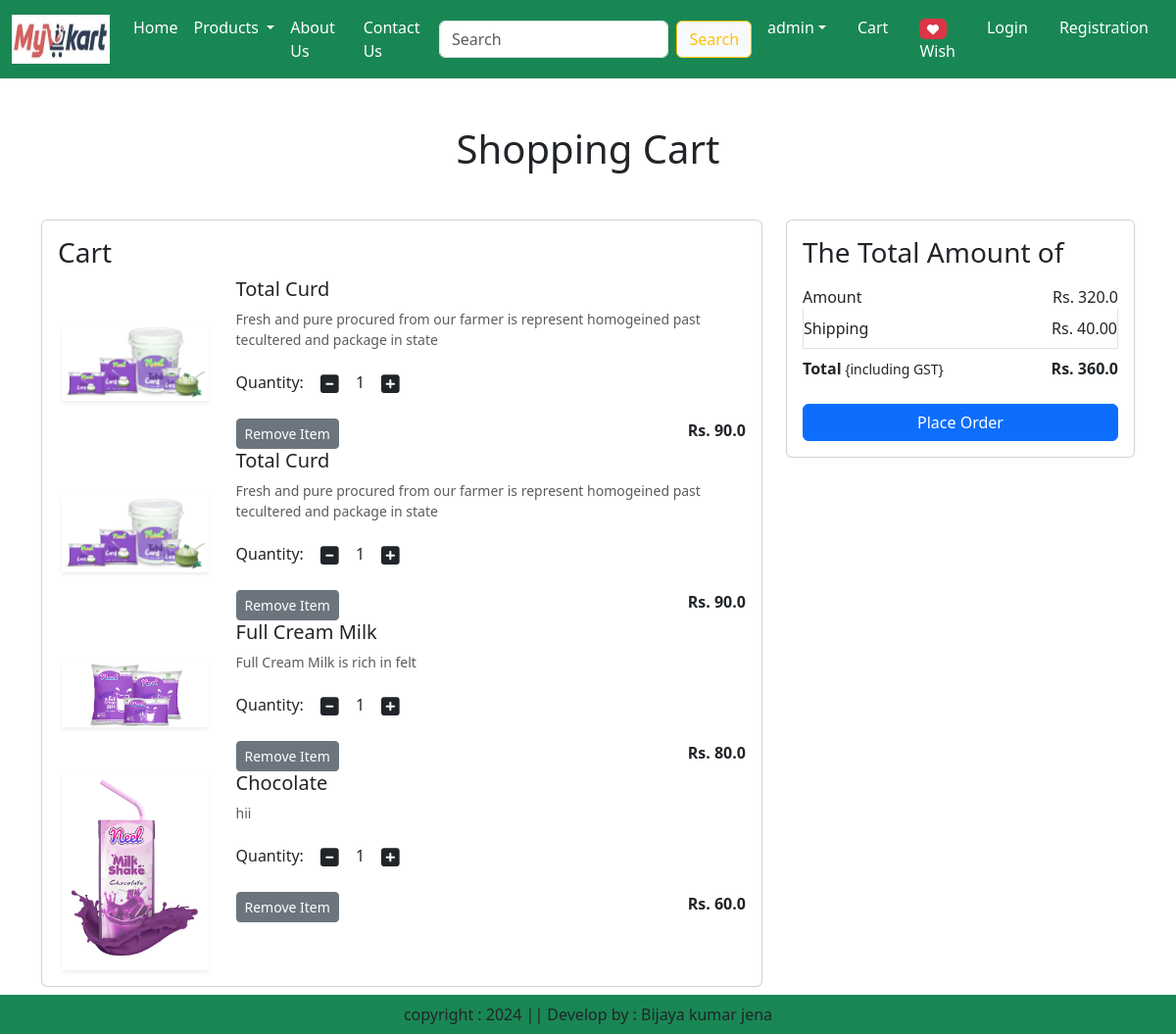
The app's page /cart/ (signed in) with its own data.
### app/models.py (models this page shows, shortened)
class Cart(models.Model):
    user = models.ForeignKey(User, on_delete=models.CASCADE)
    product = models.ForeignKey(Product, on_delete=models.CASCADE)
    quantity = models.PositiveIntegerField(default=1)

class Product(models.Model):
    title = models.CharField(max_length=100)
    selling_price = models.FloatField()
    discounted_price = models.FloatField()
    description = models.TextField()
    composition = models.TextField(default = '')
    prodapp = models.TextField(default = "")
    category = models.CharField(choices = CATEGORY_CHOICES, max_length=2)
    product_image = models.ImageField(upload_to = 'product')

### app/views.py (the view)
# urls.py: path('cart/', views.show_cart, name='showcart'),
@login_required
def show_cart(request):
    user = request.user
    cart = Cart.objects.filter(user=user)
    amount = 0
    for p in cart:
        value = p.quantity * p.product.discounted_price
        amount = amount + value
    totalamount = amount + 40
    return render(request, 'app/addtocart.html', locals())

### app/templates/app/addtocart.html (shortened to what this page needs)
{% extends "app/base.html" %}
{% load static %}
{% block main-content %}
    <div class="container my-5">
        <div class="row">
            {% if cart %}
                <h1 class="text-center mb-5">Shopping Cart</h1>
                <div class="col-sm-8">
                    <div class="card">
                        <div class="card-body">
                            <h3>Cart</h3>
                            {% for item in cart %}
                                <div class="row">
                                    <div class="col-sm-3 text-center align-self-center">
                                        <img src="{{item.product.product_image.url}}" alt="" srcset="" class="img-fluid img-thubnail shadow-sm" height="150" width="150">
                                    </div>
                                    <div class="col-sm-9">
                                        <div>
                                            <h5>{{item.product.title}}</h5>
                                            <p class="mb-2 text-muted small">{{item.product.description}}</p>
                                            <div class="my-3">
                                                <label for="quantity">Quantity:</label>
                                                <a class="minus-cart btn" pid={{item.product.id}} href=""><i class="fas fa-minus-square fa-lg"></i></a>
                                                <span id="quantity">{{item.quantity}}</span>
                                                <a class="plus-cart btn" pid={{item.product.id}} href=""><i class="fas fa-plus-square fa-lg"></i></a>
                                            </div>
                                            <div class="d-flex justify-content-between">
                                                <a href="#" class="remove-cart btn btn-sm btn-secondary mr-3" pid={{item.product.id}}>Remove Item</a>
                                                <p class="mb-0"><span> <strong>Rs. {{item.product.discounted_price}}</strong> </span></p>
                                            </div>
                                        </div>
                                    </div>
                                </div>
                            {% endfor %}
                        </div>
                    </div>
                </div>
                <div class="col-sm-4">
                    <div class="card">
                        <div class="card-body">
                            <h3>The Total Amount of</h3>
                            <ul class="list-group">
                                <li class="list-group-item d-flex justify-content-between align-items-center border-0 px-0 pb-0">Amount <span id="amount">Rs. {{amount}}</span></li>
                                <li class="list-group-item d-flex justify-content-between align-items-center px-0">Shipping <span>Rs. 40.00</span></li>
                                <li class="list-group-item d-flex justify-content-between align-items-center border-0 px-0 mb-3">
                                    <div>
                                        <strong>Total</strong><small>      {including GST}</small>
                                    </div>
                                    <span id="totalamount"><strong>Rs. {{totalamount}}</strong></span>
                                </li>
                            </ul>
                            <div class="d-grid"><a href="{% url 'checkout' %}" class="btn btn-primary">Place Order</a></div>
                        </div>
                    </div>
                </div>
                {% else %}
                <h1 class="text-center mb-5">Cart is Empty</h1>
            {% endif %}
        </div>
    </div>
{% endblock main-content %}

### app/templates/app/base.html (shortened to what this page needs)
<!DOCTYPE html>
{% load static %}
<html lang="en">
<head>
    <link href="https://cdn.jsdelivr.net/npm/bootstrap@5.3.3/dist/css/bootstrap.min.css" rel="stylesheet">
    <link rel="stylesheet" href="{% static 'app/css/owl.carousel.min.css' %}">
    <link rel="stylesheet" href="{% static 'app/css/all.min.css' %}">
    <link rel="stylesheet" href="{% static 'app/css/style.css' %}">
</head>
<body>
    <nav class="navbar navbar-expand-lg navbar-dark bg-success">
        <div class="container-fluid">
          <a class="navbar-brand" href="#">
            <img src="{% static 'app/images/mykartlogo.jpg' %}" width="100" height="50" />
          </a>
          <div class="collapse navbar-collapse" id="navbarSupportedContent">
            <ul class="navbar-nav me-auto mb-2 mb-lg-0">
              <li class="nav-item">
                <a class="nav-link active" aria-current="page" href="/">Home</a>
              </li>
              <li class="nav-item dropdown">
                <a class="nav-link dropdown-toggle text-white" href="#" role="button" data-bs-toggle="dropdown" aria-expanded="false">
                  Products
                </a>
              </li>
              <li class="nav-item">
                <a class="nav-link text-white" href="{% url 'about' %}">About Us</a>
              </li>
              <li class="nav-item">
                <a class="nav-link text-white" href="{% url 'contact' %}">Contact Us</a>
              </li>
            </ul>
            <form class="d-flex" role="search" action="/search">
              <input class="form-control me-2" type="search" placeholder="Search" name="search" aria-label="Search">
              <button class="btn btn-outline-warning btn btn-light" type="submit">Search</button>
            </form>
          </div>
          <ul class="navbar-nav me-auto mb-2 mb-lg-0">
                <li class="nav-item dropdown mx-2">
                    <a class="nav-link dropdown-toggle text-white" href="#" id="profileDropdown" role="button" data-bs-toggle="dropdown" aria-expanded="false">{{user}}</a>
                </li>
                <li class="nav-item mx-2">
                    <a href="{% url 'showcart' %}" class="nav-link text-white"> Cart</a>
                </li>
                <li class="nav-item mx-2">
                    <a href="{% url 'showwishlist' %}" class="nav-link text-white"> <span class="badge bg-danger">{% if wishitem > 0 %} {{wishitem}} {% endif %}<i class="fa fa-heart"></i></span>Wish</a>
                </li>
                <li class="nav-item mx-2">
                    <a href="{% url 'login' %}" class="nav-link text-white">Login</a>
                </li>
                <li class="nav-item mx-2">
                    <a href="{% url 'customerregistration' %}" class="nav-link text-white">Registration</a>
                </li>
          </ul>
        </div>
      </nav>
      {% block main-content %}{% endblock main-content %}
      <footer class="container-fluid fixed-bottom bg-success text-center p-2 mt-5">
        copyright : 2024 || Develop by : Bijaya kumar jena
      </footer>
</body>
</html>

### records on screen
Cart: product.product_image (picture), product "Total Curd", product.description "Fresh and pure procured from our farmer is represent homogeined past tecultered and package in state", quantity "1", product.discounted_price "90.0"
Cart: product.product_image (picture), product "Total Curd", product.description "Fresh and pure procured from our farmer is represent homogeined past tecultered and package in state", quantity "1", product.discounted_price "90.0"
Cart: product.product_image (picture), product "Full Cream Milk", product.description "Full Cream Milk is rich in felt", quantity "1", product.discounted_price "80.0"
Cart: product.product_image (picture), product "Chocolate", product.description "hii", quantity "1", product.discounted_price "60.0"

### other values on screen
{{ user }} "admin"
{{ amount }} "320.0"
{{ totalamount }} "360.0"
